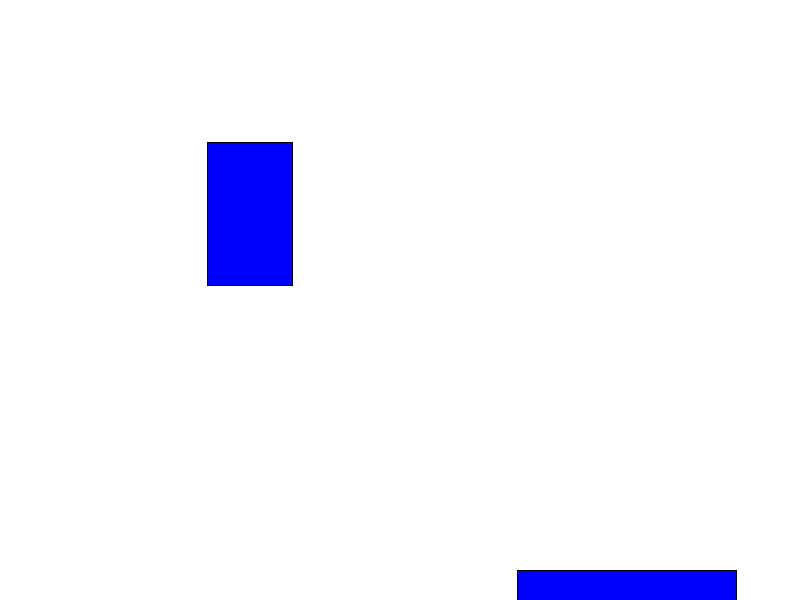
Frame 1 (no input)
Frame 60 (the mouse pressed at the canvas centre just before this capture): identical to frame 1, image omitted
Frame 120 (the mouse held since frame 60 and released just before this capture): identical to frame 1, image omitted

The Processing sketch that drew this single still picture (run headless with seeded random() and noise(); from frame 60 on, the mouse is pressed at the canvas centre):

// Processing sketch: main
// ── main.pde
float x1, x2, y1, y2, largura1, largura2, altura1, altura2;

void setup()
{
  size(800, 600);
  
  x1 = random(width);
  x2 = random(width);
  y1 = random(height);
  y2 = random(height);

  largura1 = random(6, 255);
  largura2 = random(6, 255);
  altura1 = random(6, 255);
  altura2 = random(6, 255);
}

void draw()
{
  background(255);
  DetectarColisao();
  DesenharQuadrado();
}

void keyPressed()
{
  if(key == 'r' || key == 'R')
  {
    x1 = random(width);
    x2 = random(width);
    y1 = random(height);
    y2 = random(height);

    largura1 = random(6, 255);
    largura2 = random(6, 255);
    altura1 = random(6, 255);
    altura2 = random(6, 255);
  }
}

void DesenharQuadrado()
{
  rect(x1, y1, largura1, altura1);
  rect(x2, y2, largura2, altura2);
}

void DetectarColisao()
{
  if ((x2 <= x1 + largura1 && x2 >= x1 || x1 <= x2 + largura2 && x1 >= x2) && (y2 <= y1 + altura1 && y2 >= y1 || y1 <= y2 + altura2 && y1 >= y2))
    fill(255, 0, 0);
  else
    fill(0, 0, 255);
}
